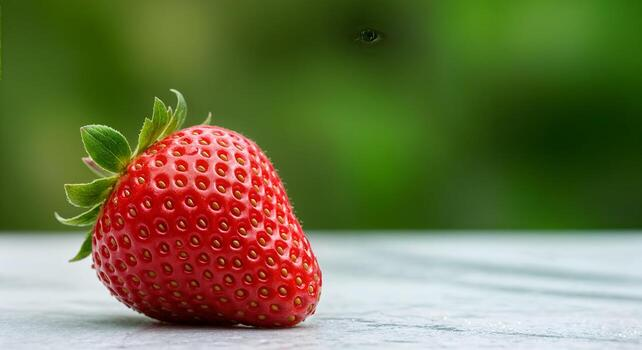
#> input picture Image manuplation/strawberryPIC.jpg, 642 x 350 px
$ python Rotate.py
#> lines starting #> are read from the running program, lines starting #| are printed output that depends on the picture
import cv2
img = cv2.imread("strawberryPIC.jpg" , -1)
#> img is the input picture: shape (350, 642, 3); mean B, G, R 73.5, 116.1, 112.3
if img is not None:
    print("image loaded")
    cv2.imshow("image",img)
    imShape = img.shape
#> imShape = (350, 642, 3)
    w,h = imShape[0],imShape[1]
#> w = 350; h = 642
    centerpoint = (w // 2 , h // 2)
#> centerpoint = (175, 321)
    M = cv2.getRotationMatrix2D(centerpoint,45,0.5)
    rotated = cv2.warpAffine(img,M,(w,h))
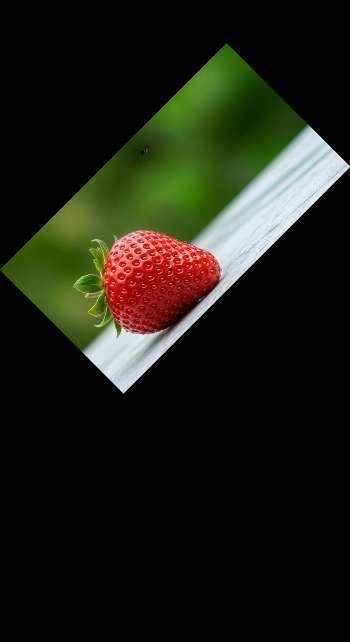
#> rotated: shape (642, 350, 3); mean B, G, R 18.4, 29.1, 28.1
    cv2.imshow("rotated",rotated)
    cv2.waitKey(0)
    cv2.destroyAllWindows()
else:
    print("image not loaded")
